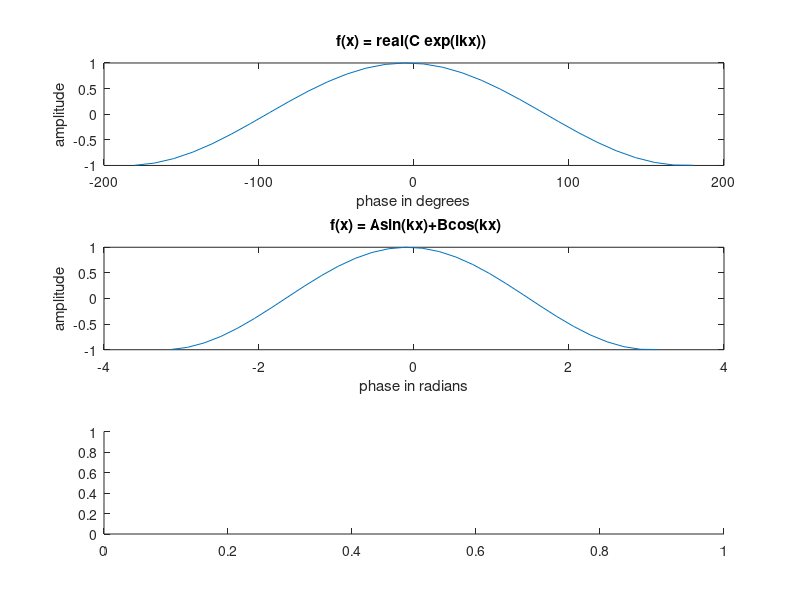

Recreate this plot in MATLAB.
% MATLAB file:  phase_demo.m
% Simple program to illustrate phase for function of the form
% f(x) =  Asin(kx) + Bcos(kx) = real(C exp(ikx)),
% where A and B are real constants and C is complex.
clear all
close all
kx = linspace(-pi,pi,30);

phase =  input('enter a phase angle in degrees  ')*pi/180;

disp(['phase in radians = ',num2str(phase)])

disp('real and imaginary parts of C')

C = cos(phase)+i*sin(phase)

A = -imag(C); 
B = real(C);
figure(1)

f1 = real(C.*exp(i*kx));        % complex exponential form of f(x)

f2 = A*sin(kx) + B*cos(kx);     % traditional form of f(x)

%f3  to be calculated by student

subplot(3,1,1)
plot(kx*180/pi,f1), xlabel('phase in degrees'), ylabel('amplitude')
title('f(x) = real(C exp(ikx)) ')
subplot(3,1,2)
plot(kx,f2), xlabel('phase in radians'), ylabel('amplitude')
title('  f(x) = Asin(kx)+Bcos(kx) ')
subplot(3,1,3)
%f3 to be plotted here
